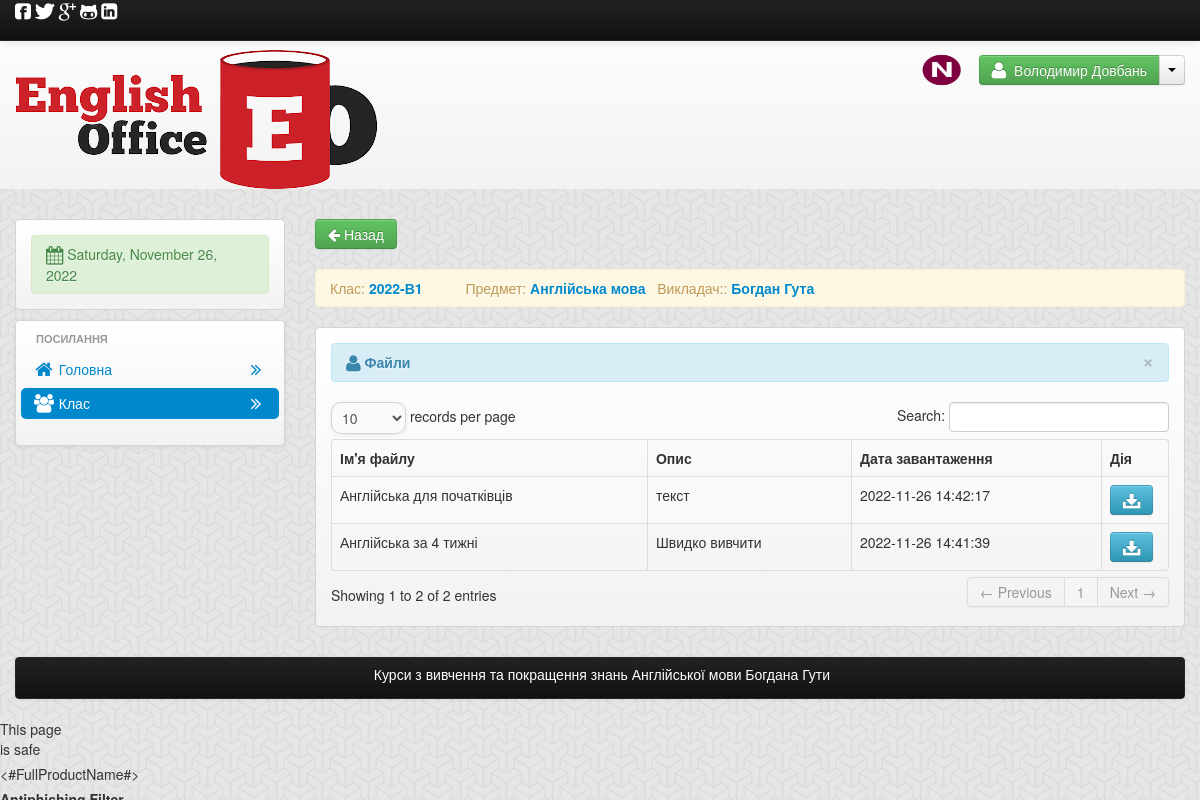
The page /class_student.php?id=10 (signed in) on the database its author committed.
### tables this page shows
CREATE TABLE `student` (
  `student_id` int(11) NOT NULL,
  `firstname` varchar(100) NOT NULL,
  `lastname` varchar(100) NOT NULL,
  `middle_name` varchar(100) NOT NULL,
  `cys` varchar(100) NOT NULL,
  `subject_id` varchar(100) NOT NULL,
  `teacher_id` int(11) NOT NULL,
  `username` varchar(100) NOT NULL,
  `password` varchar(100) NOT NULL,
  `location` varchar(100) NOT NULL
);

CREATE TABLE `class` (
  `class_id` int(11) NOT NULL,
  `course_id` varchar(100) NOT NULL,
  `subject_id` varchar(100) NOT NULL,
  `teacher_id` varchar(100) NOT NULL,
  `student_id` int(11) NOT NULL
);

CREATE TABLE `teacher` (
  `teacher_id` int(11) NOT NULL,
  `username` varchar(100) NOT NULL,
  `password` varchar(200) NOT NULL,
  `firstname` varchar(100) NOT NULL,
  `lastname` varchar(100) NOT NULL,
  `middlename` varchar(100) NOT NULL,
  `department` varchar(100) NOT NULL,
  `student_id` int(11) NOT NULL,
  `location` varchar(200) NOT NULL
);

CREATE TABLE `files` (
  `file_id` int(11) NOT NULL,
  `floc` varchar(500) NOT NULL,
  `fdatein` varchar(200) NOT NULL,
  `fdesc` varchar(100) NOT NULL,
  `teacher_id` int(11) NOT NULL,
  `class_id` int(11) NOT NULL,
  `fname` varchar(100) NOT NULL
);

### session.php (called while the page is built, shortened)
<?php
$session_id=$_SESSION['id'];
?>

### class_student.php (the view, shortened to what this page needs)
<?php
$get_id = $_GET['id'];
include('header.php');
include ('session.php');
$user_query = mysqli_query($conn,"select * from student where student_id='$session_id'") or die(mysqli_error());
$user_row = mysqli_fetch_array($user_query);
?>
<?php
$query_class = mysqli_query($conn,"select * from class where class_id='$get_id'") or die(mysqli_error());
$row_class = mysqli_fetch_array($query_class);
$teacher_id = $row_class['teacher_id'];
$teacher_query=mysqli_query($conn,"select *from teacher where teacher_id='$teacher_id'")or die(mysqli_error());
$teacher_row=  mysqli_fetch_array($teacher_query);
?>
<body>
    <?php include('navhead_student.php'); ?>
    <div class="container">
        <div class="row-fluid">
            <div class="span3">
                <div class="hero-unit-3">
                    <div class="alert-index alert-success">
                        <i class="icon-calendar icon-large"></i>
                        <?php
                        $Today = date('y:m:d');
                        $new = date('l, F d, Y', strtotime($Today));
                        echo $new;
                        ?>
                    </div>
                </div>
                <div class="hero-unit-1">
                    <ul class="nav  nav-pills nav-stacked">
                        <li class="nav-header">Посилання</li>
                        <li>
                            <a href="student_home.php"><i class="icon-home icon-large"></i>&nbsp;Головна
                                <div class="pull-right">
                                    <i class="icon-double-angle-right icon-large"></i>
                                </div>
                            </a>
                        </li>
                        <li class="active">
                            <a href="student_class.php"><i class="icon-group icon-large"></i>&nbsp;Клас
                                <div class="pull-right">
                                    <i class="icon-double-angle-right icon-large"></i>
                                </div>
                            </a></li>
                    </ul>
                </div>
            </div>
            <div class="span9">
                <a href="student_class.php" class="btn btn-success"><i class="icon-arrow-left"></i>&nbsp;Назад</a>
                <br><br>
                <div class="alert">Клас:<a href="" >&nbsp;<strong><?php echo $row_class['course_id']; ?></strong></a>
                    &nbsp; &nbsp; &nbsp; &nbsp; &nbsp;
                    Предмет:<a href="">&nbsp;<strong><?php echo $row_class['subject_id']; ?></strong></a>
                    &nbsp;
                    Викладач::<a href="">&nbsp;<strong><?php echo $teacher_row['firstname']." ".$teacher_row['lastname']; ?></strong></a>
                </div>
                <div class="hero-unit-3">
                    <table cellpadding="0" cellspacing="0" border="0" class="table table-striped table-bordered" id="example">
                        <div class="alert alert-info">
                            <button type="button" class="close" data-dismiss="alert">&times;</button>
                            <strong><i class="icon-user icon-large"></i>&nbsp;Файли</strong>
                        </div>
                        <thead>
                            <tr>
                                <th>Ім'я файлу</th>
                                <th>Опис</th>
                                <th>Дата завантаження</th>
                                <th>Дія</th>
                            </tr>
                        </thead>
                        <tbody>
                            <?php
                            $query = mysqli_query($conn,"select * from files where class_id = '$get_id'") or die(mysqli_error());
                            while ($row = mysqli_fetch_array($query)) {
                                $file_id = $row['file_id'];
                                ?>
                                <tr class="odd gradeX">
                            <td><?php echo $row['fname'] ?></td>
                            <td><?php echo $row['fdesc']; ?></td>
                            <td><?php echo $row['fdatein']; ?></td>
                            <td width="50">
                                <a href="<?php echo $row['floc']; ?>" rel="tooltip"  title="Завантажити файл" id="d<?php echo $file_id; ?>"  role="button"  data-toggle="modal" class="btn btn-info"><i class="icon-download-alt icon-large"></i></a>
                            </td>
                            </tr>
                        <?php } ?>
                        </tbody>
                    </table>
                </div>
            </div>
        </div>
        <?php include('footer.php'); ?>
    </div>
</div>
</body>
</html>

### navhead_student.php (shortened to what this page needs)
<div class="row-fluid">
    <div class="span12">
        <div class="navbar navbar-fixed-top navbar-inverse">
            <div class="navbar-inner">
                <div class="container">
                    <div class="nav-collapse collapse">
                       <i class="icon-facebook-sign icon-large" id="color_white"></i>
                        <i class="icon-twitter icon-large" id="color_white"></i>
                        <i class="icon-google-plus icon-large" id="color_white"></i>
                        <i class="icon-github-alt icon-large" id="color_white"></i>
                        <i class="icon-linkedin-sign icon-large" id="color_white"></i>
                    </div>
                </div>
            </div>
        </div>
        <div class="hero-unit-header">
            <div class="container">
                <div class="row-fluid">
                    <div class="span12">
                        <div class="row-fluid">
                            <div class="span6">
                             <img src="admin/images/head.png">
                            </div>
                            <div class="span6">
                                <div class="pull-right">
                                    <?php
                                    $student_query=mysqli_query($conn,"select * from student where student_id='$session_id'")or die(mysqli_error());
                                    $student_row=  mysqli_fetch_array($student_query);
                                    ?>
                                     <img  src="admin/<?php echo $student_row['location']; ?>"  class="img img-rounded" id="picture">
                                    <div class="btn-group">
                                        <button class="btn btn-success"><i class="icon-user icon-large"></i>&nbsp; <?php echo $user_row['firstname'] . " " . $user_row['lastname']; ?></button>
                                        <button class="btn dropdown-toggle" data-toggle="dropdown">
                                            <span class="caret"></span>
                                        </button>
                                    </div>
                                </div>
                            </div>
                        </div>
                    </div>
                </div>
            </div>
        </div>

### rows shown on the page
student: location (picture), firstname "Володимир", lastname "Довбань"
class: course "2022-В1", subject "Англійська мова"
teacher: firstname "Богдан", lastname "Гута"
files: fname "Англійська за 4 тижні", fdesc "Швидко вивчити", fdatein "2022-11-26 14:41:39"
files: fname "Англійська для початківців", fdesc "текст", fdatein "2022-11-26 14:42:17"
